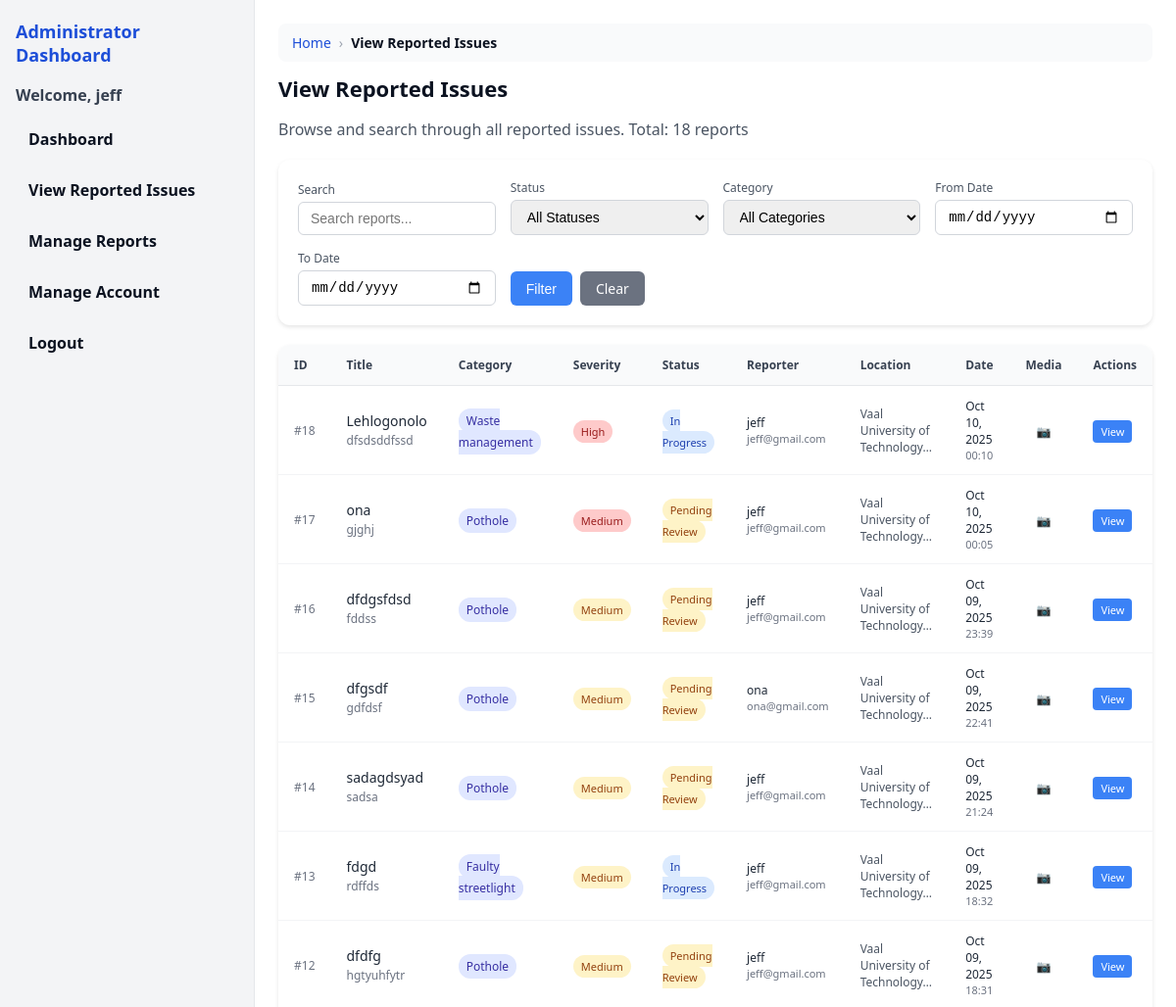
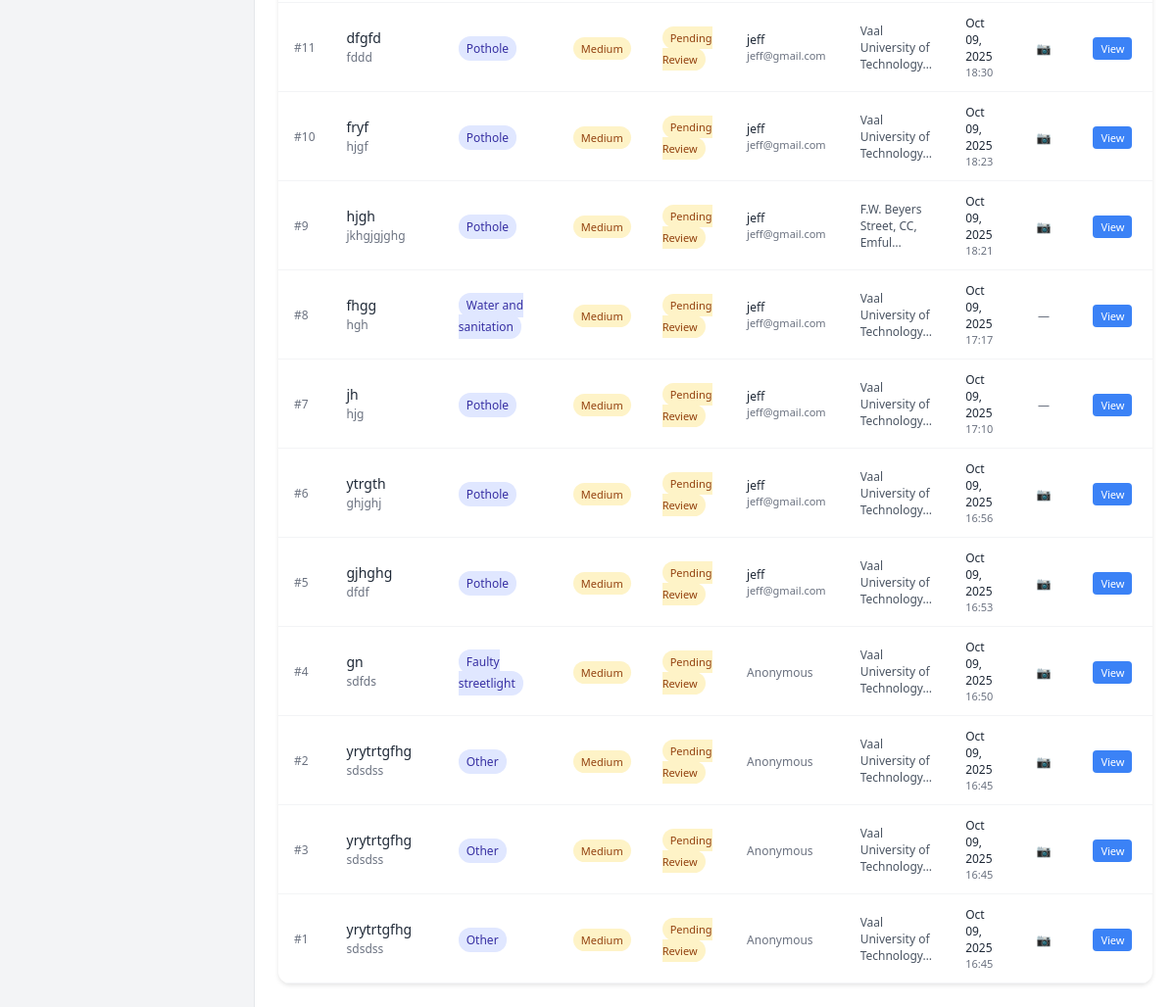
Screenshot of /administrator/view-reported-issues/ (signed in) with the database file from the repository (2 pictures, top to bottom).
### civilian/models.py (models this page shows, shortened)
class IssueReport(models.Model):
    CATEGORY_CHOICES = [
        ("pothole", "Pothole"),
        ("waste", "Waste management"),
        ("streetlight", "Faulty streetlight"),
        ("water", "Water and sanitation"),
        ("other", "Other"),
    ]
    STATUS_CHOICES = [
        ("pending", "Pending Review"),
        ("in_progress", "In Progress"),
        ("resolved", "Resolved"),
        ("closed", "Closed"),
    ]
    SEVERITY_CHOICES = [
        ("low", "Low"),
        ("medium", "Medium"),
        ("high", "High"),
        ("critical", "Critical"),
    ]
    reporter = models.ForeignKey(User, null=True, blank=True, on_delete=models.SET_NULL, related_name="issue_reports")
    title = models.CharField(max_length=200)
    category = models.CharField(max_length=32, choices=CATEGORY_CHOICES)
    description = models.TextField()
    location = models.CharField(max_length=255, help_text="Street address or description of the location")
    status = models.CharField(max_length=20, choices=STATUS_CHOICES, default="pending")
    severity = models.CharField(max_length=20, choices=SEVERITY_CHOICES, default="medium")
    created_at = models.DateTimeField(auto_now_add=True)
    updated_at = models.DateTimeField(auto_now=True)
    image = models.ImageField(upload_to="issues/images/", null=True, blank=True)
    video = models.FileField(upload_to="issues/videos/", null=True, blank=True)

### administrator/views.py (the view, shortened to what this page needs)
# urls.py: path("view-reported-issues/", views.view_reported_issues, name="admin_view_reported_issues"),
@login_required
def view_reported_issues(request):
    status_filter = request.GET.get('status', '')
    category_filter = request.GET.get('category', '')
    search_query = request.GET.get('search', '')
    date_from = request.GET.get('date_from', '')
    date_to = request.GET.get('date_to', '')
    reports = IssueReport.objects.all().order_by('-created_at')
    if status_filter:
        reports = reports.filter(status=status_filter)
    if category_filter:
        reports = reports.filter(category=category_filter)
    if date_from:
        try:
            from_date = datetime.strptime(date_from, '%Y-%m-%d').date()
            reports = reports.filter(created_at__date__gte=from_date)
        except ValueError:
            pass
    if date_to:
        try:
            to_date = datetime.strptime(date_to, '%Y-%m-%d').date()
            reports = reports.filter(created_at__date__lte=to_date)
        except ValueError:
            pass
    page = int(request.GET.get('page', 1))
    per_page = 20
    start = (page - 1) * per_page
    end = start + per_page
    reports_page = reports[start:end]
    total_reports = reports.count()
    total_pages = (total_reports + per_page - 1) // per_page
    context = {
        'reports': reports_page,
        'status_choices': IssueReport.STATUS_CHOICES,
        'category_choices': IssueReport.CATEGORY_CHOICES,
        'severity_choices': IssueReport.SEVERITY_CHOICES,
        'current_status': status_filter,
        'current_category': category_filter,
        'current_search': search_query,
        'current_date_from': date_from,
        'current_date_to': date_to,
        'current_page': page,
        'total_pages': total_pages,
        'total_reports': total_reports,
        'has_previous': page > 1,
        'has_next': page < total_pages,
        'previous_page': page - 1 if page > 1 else None,
        'next_page': page + 1 if page < total_pages else None,
    }
    return render(request, "administrator/view_reported_issues.html", context)

### administrator/templates/administrator/view_reported_issues.html (shortened to what this page needs)
{% extends 'administrator/base.html' %}
{% block content %}
<nav class="breadcrumb">
    <a href="{% url 'admin_home' %}">Home</a>
    <span>›</span>
    <span style="color: #0b1220; font-weight: 600;">View Reported Issues</span>
</nav>
<h2 class="header">View Reported Issues</h2>
<p class="muted">Browse and search through all reported issues. Total: {{ total_reports }} reports</p>
<div style="background:#ffffff;border-radius:12px;padding:20px;box-shadow:0 2px 4px rgba(0,0,0,0.1);margin:20px 0;">
    <form method="get" style="display:grid;grid-template-columns:repeat(auto-fit,minmax(200px,1fr));gap:15px;align-items:end;">
        <div>
            <label style="display:block;font-size:12px;color:#4b5563;margin-bottom:4px;font-weight:500;">Search</label>
            <input type="text" name="search" value="{{ current_search }}" placeholder="Search reports..." style="width:100%;padding:8px 12px;border:1px solid #d1d5db;border-radius:6px;font-size:14px;">
        </div>
        <div>
            <label style="display:block;font-size:12px;color:#4b5563;margin-bottom:4px;font-weight:500;">Status</label>
            <select name="status" style="width:100%;padding:8px 12px;border:1px solid #d1d5db;border-radius:6px;font-size:14px;">
                <option value="">All Statuses</option>
            </select>
        </div>
        <div>
            <label style="display:block;font-size:12px;color:#4b5563;margin-bottom:4px;font-weight:500;">Category</label>
            <select name="category" style="width:100%;padding:8px 12px;border:1px solid #d1d5db;border-radius:6px;font-size:14px;">
                <option value="">All Categories</option>
            </select>
        </div>
        <div>
            <label style="display:block;font-size:12px;color:#4b5563;margin-bottom:4px;font-weight:500;">From Date</label>
            <input type="date" name="date_from" value="{{ current_date_from }}" style="width:100%;padding:8px 12px;border:1px solid #d1d5db;border-radius:6px;font-size:14px;">
        </div>
        <div>
            <label style="display:block;font-size:12px;color:#4b5563;margin-bottom:4px;font-weight:500;">To Date</label>
            <input type="date" name="date_to" value="{{ current_date_to }}" style="width:100%;padding:8px 12px;border:1px solid #d1d5db;border-radius:6px;font-size:14px;">
        </div>
        <div style="display:flex;gap:8px;">
            <button type="submit" style="background:#3b82f6;color:#ffffff;border:none;padding:8px 16px;border-radius:6px;font-size:14px;font-weight:500;cursor:pointer;">Filter</button>
            <a href="{% url 'admin_view_reported_issues' %}" style="background:#6b7280;color:#ffffff;border:none;padding:8px 16px;border-radius:6px;font-size:14px;font-weight:500;text-decoration:none;display:inline-block;">Clear</a>
        </div>
    </form>
</div>
<div style="background:#ffffff;border-radius:12px;box-shadow:0 2px 4px rgba(0,0,0,0.1);overflow:hidden;">
    {% if reports %}
    <div style="overflow-x:auto;">
        <table style="width:100%;border-collapse:collapse;">
            <thead style="background:#f9fafb;">
                <tr>
                    <th style="padding:12px 16px;text-align:left;font-size:12px;font-weight:600;color:#374151;border-bottom:1px solid #e5e7eb;">ID</th>
                    <th style="padding:12px 16px;text-align:left;font-size:12px;font-weight:600;color:#374151;border-bottom:1px solid #e5e7eb;">Title</th>
                    <th style="padding:12px 16px;text-align:left;font-size:12px;font-weight:600;color:#374151;border-bottom:1px solid #e5e7eb;">Category</th>
                    <th style="padding:12px 16px;text-align:left;font-size:12px;font-weight:600;color:#374151;border-bottom:1px solid #e5e7eb;">Severity</th>
                    <th style="padding:12px 16px;text-align:left;font-size:12px;font-weight:600;color:#374151;border-bottom:1px solid #e5e7eb;">Status</th>
                    <th style="padding:12px 16px;text-align:left;font-size:12px;font-weight:600;color:#374151;border-bottom:1px solid #e5e7eb;">Reporter</th>
                    <th style="padding:12px 16px;text-align:left;font-size:12px;font-weight:600;color:#374151;border-bottom:1px solid #e5e7eb;">Location</th>
                    <th style="padding:12px 16px;text-align:left;font-size:12px;font-weight:600;color:#374151;border-bottom:1px solid #e5e7eb;">Date</th>
                    <th style="padding:12px 16px;text-align:left;font-size:12px;font-weight:600;color:#374151;border-bottom:1px solid #e5e7eb;">Media</th>
                    <th style="padding:12px 16px;text-align:left;font-size:12px;font-weight:600;color:#374151;border-bottom:1px solid #e5e7eb;">Actions</th>
                </tr>
            </thead>
            <tbody>
                {% for report in reports %}
                <tr style="border-bottom:1px solid #f3f4f6;">
                    <td style="padding:12px 16px;font-size:12px;color:#6b7280;font-weight:500;">#{{ report.id }}</td>
                    <td style="padding:12px 16px;">
                        <div style="font-size:14px;font-weight:500;color:#1f2937;margin-bottom:2px;">{{ report.title|truncatechars:50 }}</div>
                        <div style="font-size:12px;color:#6b7280;">{{ report.description|truncatechars:80 }}</div>
                    </td>
                    <td style="padding:12px 16px;">
                        <span style="font-size:12px;padding:4px 8px;border-radius:12px;background:#e0e7ff;color:#3730a3;font-weight:500;">{{ report.get_category_display }}</span>
                    </td>
                    <td style="padding:12px 16px;">
                        <span style="font-size:11px;padding:4px 8px;border-radius:12px;font-weight:500;
                            {% if report.severity == 'low' %}background:#d1fae5;color:#065f46;
                            {% elif report.severity == 'medium' %}background:#fef3c7;color:#92400e;
                            {% elif report.severity == 'high' %}background:#fed7d7;color:#c53030;
                            {% else %}background:#fecaca;color:#991b1b;{% endif %}">
                            {{ report.get_severity_display }}
                        </span>
                    </td>
                    <td style="padding:12px 16px;">
                        <span style="font-size:11px;padding:4px 8px;border-radius:12px;font-weight:500;
                            {% if report.status == 'pending' %}background:#fef3c7;color:#92400e;
                            {% elif report.status == 'in_progress' %}background:#dbeafe;color:#1e40af;
                            {% elif report.status == 'resolved' %}background:#d1fae5;color:#065f46;
                            {% else %}background:#f3f4f6;color:#374151;{% endif %}">
                            {{ report.get_status_display }}
                        </span>
                    </td>
                    <td style="padding:12px 16px;">
                        {% if report.reporter %}
                        <div style="font-size:12px;color:#1f2937;font-weight:500;">{{ report.reporter.username }}</div>
                        <div style="font-size:11px;color:#6b7280;">{{ report.reporter.email }}</div>
                        {% else %}
                        <span style="font-size:12px;color:#6b7280;">Anonymous</span>
                        {% endif %}
                    </td>
                    <td style="padding:12px 16px;font-size:12px;color:#4b5563;">{{ report.location|truncatechars:30 }}</td>
                    <td style="padding:12px 16px;">
                        <div style="font-size:12px;color:#1f2937;">{{ report.created_at|date:"M d, Y" }}</div>
                        <div style="font-size:11px;color:#6b7280;">{{ report.created_at|time:"H:i" }}</div>
                    </td>
                    <td style="padding:12px 16px;text-align:center;">
                        {% if report.image or report.video %}
                        <span style="font-size:12px;color:#10b981;">📷</span>
                        {% else %}
                        <span style="font-size:12px;color:#6b7280;">—</span>
                        {% endif %}
                    </td>
                    <td style="padding:12px 16px;">
                        <a href="{% url 'admin_report_detail' report.id %}" style="background:#3b82f6;color:#ffffff;padding:4px 8px;border-radius:4px;text-decoration:none;font-size:11px;font-weight:500;">View</a>
                    </td>
                </tr>
                {% endfor %}
            </tbody>
        </table>
    </div>
    {% else %}
    <div style="padding:40px;text-align:center;">
        <div style="font-size:48px;margin-bottom:16px;">📋</div>
        <h3 style="margin:0 0 8px 0;color:#1f2937;font-size:18px;">No Reports Found</h3>
        <p style="margin:0;color:#6b7280;font-size:14px;">Try adjusting your filters or search criteria.</p>
    </div>
    {% endif %}
</div>
{% endblock %}

### administrator/templates/administrator/base.html (shortened to what this page needs)
<!DOCTYPE html>
<html lang="en">
<head>
    </head>
<body>
    <aside class="sidebar">
        <h1 class="brand">Administrator Dashboard</h1>
        {% if request.user.is_authenticated %}
        <div class="welcome">Welcome, {{ request.user.username }}</div>
        {% endif %}
        <nav class="nav">
            <a href="{% url 'admin_dashboard' %}">Dashboard</a>
            <a href="{% url 'admin_view_reported_issues' %}">View Reported Issues</a>
            <a href="{% url 'admin_manage_reports' %}">Manage Reports</a>
            <a href="{% url 'admin_manage_account' %}">Manage Account</a>
            <a id="logout-link" href="#">Logout</a>
        </nav>
    </aside>
    <main class="content">
        {% block content %}{% endblock %}
    </main>
    </body>
    </html>

### administrator/templates/administrator/base.html (style rules this page uses)
:root { --bg: #111827; --panel: #ffffff; --accent: #1d4ed8; --text: #0b1220; --muted: #4b5563; --sidebar-bg: #f3f4f6; }
* { box-sizing: border-box; }
body { margin: 0; font-family: system-ui, -apple-system, Segoe UI, Roboto, "Helvetica Neue", Arial, "Noto Sans", "Apple Color Emoji", "Segoe UI Emoji"; background: var(--bg); color: var(--text); min-height: 100vh; display: grid; grid-template-columns: 260px 1fr; }
.sidebar { background: var(--sidebar-bg); border-right: 1px solid #e5e7eb; padding: 20px 16px; min-height: 100vh; position: relative; transition: transform 0.3s ease; }
.brand { font-weight: 800; color: var(--accent); font-size: 18px; margin: 0 0 18px; }
.nav { display: flex; flex-direction: column; gap: 8px; }
.welcome { color: #374151; font-weight: 700; margin: 0 0 12px; }
.nav a { display: block; text-decoration: none; color: var(--text); padding: 10px 12px; border-radius: 10px; font-weight: 600; border: 1px solid transparent; transition: all 0.2s; }
.content { padding: 24px; background: var(--panel); }
.breadcrumb { display: flex; align-items: center; gap: 8px; margin: 0 0 12px; font-size: 14px; color: var(--muted); background: #f9fafb; padding: 10px 14px; border-radius: 8px; }
.breadcrumb a { color: var(--accent); text-decoration: none; font-weight: 500; }
.breadcrumb span { color: #9ca3af; }
.header { margin: 0 0 12px; font-size: 22px; font-weight: 800; color: #0b1220; }
.muted { color: var(--muted); }

### rows the page displays
IssueReport: id "18", title "Lehlogonolo", description "dfsdsddfssd", category "Waste management", severity "High", status "In Progress", reporter.username "jeff", reporter.email "jeff@gmail.com", location "Vaal University of Technology…", created_at "Oct 10, 2025", created_at "00:10"
IssueReport: id "17", title "ona", description "gjghj", category "Pothole", severity "Medium", status "Pending Review", reporter.username "jeff", reporter.email "jeff@gmail.com", location "Vaal University of Technology…", created_at "Oct 10, 2025", created_at "00:05"
IssueReport: id "16", title "dfdgsfdsd", description "fddss", category "Pothole", severity "Medium", status "Pending Review", reporter.username "jeff", reporter.email "jeff@gmail.com", location "Vaal University of Technology…", created_at "Oct 09, 2025", created_at "23:39"
IssueReport: id "15", title "dfgsdf", description "gdfdsf", category "Pothole", severity "Medium", status "Pending Review", reporter.username "ona", reporter.email "ona@gmail.com", location "Vaal University of Technology…", created_at "Oct 09, 2025", created_at "22:41"
IssueReport: id "14", title "sadagdsyad", description "sadsa", category "Pothole", severity "Medium", status "Pending Review", reporter.username "jeff", reporter.email "jeff@gmail.com", location "Vaal University of Technology…", created_at "Oct 09, 2025", created_at "21:24"
IssueReport: id "13", title "fdgd", description "rdffds", category "Faulty streetlight", severity "Medium", status "In Progress", reporter.username "jeff", reporter.email "jeff@gmail.com", location "Vaal University of Technology…", created_at "Oct 09, 2025", created_at "18:32"
IssueReport: id "12", title "dfdfg", description "hgtyuhfytr", category "Pothole", severity "Medium", status "Pending Review", reporter.username "jeff", reporter.email "jeff@gmail.com", location "Vaal University of Technology…", created_at "Oct 09, 2025", created_at "18:31"
IssueReport: id "11", title "dfgfd", description "fddd", category "Pothole", severity "Medium", status "Pending Review", reporter.username "jeff", reporter.email "jeff@gmail.com", location "Vaal University of Technology…", created_at "Oct 09, 2025", created_at "18:30"
IssueReport: id "10", title "fryf", description "hjgf", category "Pothole", severity "Medium", status "Pending Review", reporter.username "jeff", reporter.email "jeff@gmail.com", location "Vaal University of Technology…", created_at "Oct 09, 2025", created_at "18:23"
IssueReport: id "9", title "hjgh", description "jkhgjgjghg", category "Pothole", severity "Medium", status "Pending Review", reporter.username "jeff", reporter.email "jeff@gmail.com", location "F.W. Beyers Street, CC, Emful…", created_at "Oct 09, 2025", created_at "18:21"
IssueReport: id "8", title "fhgg", description "hgh", category "Water and sanitation", severity "Medium", status "Pending Review", reporter.username "jeff", reporter.email "jeff@gmail.com", location "Vaal University of Technology…", created_at "Oct 09, 2025", created_at "17:17"
IssueReport: id "7", title "jh", description "hjg", category "Pothole", severity "Medium", status "Pending Review", reporter.username "jeff", reporter.email "jeff@gmail.com", location "Vaal University of Technology…", created_at "Oct 09, 2025", created_at "17:10"
IssueReport: id "6", title "ytrgth", description "ghjghj", category "Pothole", severity "Medium", status "Pending Review", reporter.username "jeff", reporter.email "jeff@gmail.com", location "Vaal University of Technology…", created_at "Oct 09, 2025", created_at "16:56"
IssueReport: id "5", title "gjhghg", description "dfdf", category "Pothole", severity "Medium", status "Pending Review", reporter.username "jeff", reporter.email "jeff@gmail.com", location "Vaal University of Technology…", created_at "Oct 09, 2025", created_at "16:53"
IssueReport: id "4", title "gn", description "sdfds", category "Faulty streetlight", severity "Medium", status "Pending Review", shows "Anonymous", location "Vaal University of Technology…", created_at "Oct 09, 2025", created_at "16:50"
IssueReport: id "2", title "yrytrtgfhg", description "sdsdss", category "Other", severity "Medium", status "Pending Review", shows "Anonymous", location "Vaal University of Technology…", created_at "Oct 09, 2025", created_at "16:45"
IssueReport: id "3", title "yrytrtgfhg", description "sdsdss", category "Other", severity "Medium", status "Pending Review", shows "Anonymous", location "Vaal University of Technology…", created_at "Oct 09, 2025", created_at "16:45"
IssueReport: id "1", title "yrytrtgfhg", description "sdsdss", category "Other", severity "Medium", status "Pending Review", shows "Anonymous", location "Vaal University of Technology…", created_at "Oct 09, 2025", created_at "16:45"

### other values shown
{{ request.user.username }} "jeff"
{{ total_reports }} "18"
